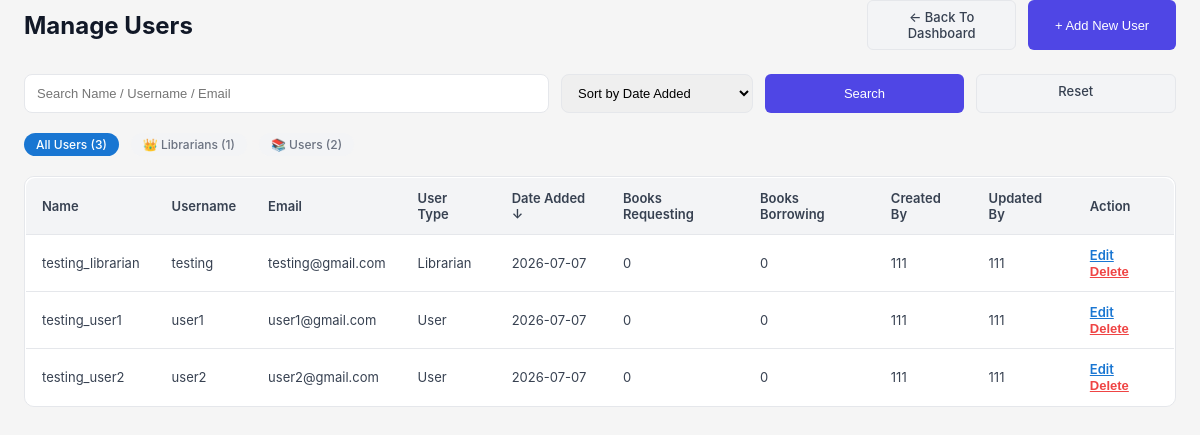
Page /manage_user.php (signed in) on the committed database.
### tables this page shows
CREATE TABLE IF NOT EXISTS users (
  id                      INT AUTO_INCREMENT PRIMARY KEY,
  name                    VARCHAR(100)  NOT NULL,
  username                VARCHAR(50)   NOT NULL UNIQUE,
  email                   VARCHAR(100)  NOT NULL UNIQUE,
  password                CHAR(40)      NOT NULL,            
  user_type_id            INT           NOT NULL DEFAULT 2,
  member_since            DATE          DEFAULT NULL,
  membership_type_id      INT           NOT NULL DEFAULT 1,
  membership_start_date   DATETIME      DEFAULT NULL,
  membership_end_date     DATE          DEFAULT NULL,
  email_notif             TINYINT(1)    NOT NULL DEFAULT 1,
  last_login              TIMESTAMP     NULL DEFAULT NULL,
  created_at              TIMESTAMP     DEFAULT CURRENT_TIMESTAMP,
  created_by              INT           DEFAULT NULL,
  updated_at              TIMESTAMP     DEFAULT CURRENT_TIMESTAMP ON UPDATE CURRENT_TIMESTAMP,
  updated_by              INT           DEFAULT NULL,
  FOREIGN KEY (user_type_id) REFERENCES user_type(id) ON DELETE RESTRICT,
  FOREIGN KEY (membership_type_id) REFERENCES membership_type(id) ON DELETE RESTRICT,
  FOREIGN KEY (created_by) REFERENCES users(id) ON DELETE SET NULL,
  FOREIGN KEY (updated_by) REFERENCES users(id) ON DELETE SET NULL
);

CREATE TABLE IF NOT EXISTS user_type (
  id   INT AUTO_INCREMENT PRIMARY KEY,
  type VARCHAR(50) NOT NULL UNIQUE
);

### manage_user.php (the view, shortened to what this page needs)
<?php
$conn = new mysqli('localhost', 'root', '', 'lms_db');
$current_user_id = $_SESSION['user_id'] ?? 0;
$user_type_query = $conn->query("SELECT user_type_id FROM users WHERE id = $current_user_id");
$current_user_type = $user_type_query->fetch_assoc()['user_type_id'] ?? 3;
$is_admin = ($current_user_type == 1);
$search = isset($_GET['search']) ? $conn->real_escape_string($_GET['search']) : '';
$sort = isset($_GET['sort']) ? $conn->real_escape_string($_GET['sort']) : 'created_at';
$order = isset($_GET['order']) && strtolower($_GET['order']) === 'desc' ? 'DESC' : 'DESC';
$filter_type = isset($_GET['filter_type']) ? intval($_GET['filter_type']) : '';
if ($is_admin) {
    $where = ["users.user_type_id IN (2,3)"];
} else {
    $where = ["users.user_type_id = 3"];
}
$where_sql = count($where) ? 'WHERE ' . implode(' AND ', $where) : '';
if ($sort == 'created_at') {
    $order = 'DESC';
} elseif ($order != 'ASC' && $order != 'DESC') {
    $order = 'ASC';
}
$select = "SELECT users.*,
    (SELECT COUNT(*) FROM borrow_requests WHERE user_id=users.id AND book_status_id = 1) AS book_requesting,
    (SELECT COUNT(*) FROM borrow_requests WHERE user_id=users.id AND book_status_id = 2) AS book_borrowing,
    u1.username AS created_by_username,
    u2.username AS updated_by_username,
    user_type.type AS user_type
    FROM users
    LEFT JOIN user_type ON users.user_type_id = user_type.id
    LEFT JOIN users u1 ON u1.id = users.created_by
    LEFT JOIN users u2 ON u2.id = users.updated_by
    $where_sql";
if (in_array($sort, ['book_requesting','book_borrowing'])) {
    $select .= " ORDER BY $sort $order";
} elseif ($sort == 'created_at') {
    $select .= " ORDER BY users.created_at $order";
} elseif ($sort == 'created_by') {
    $select .= " ORDER BY u1.username $order";
} elseif ($sort == 'updated_by') {
    $select .= " ORDER BY u2.username $order";
} else {
    $select .= " ORDER BY users.$sort $order";
}
$users = $conn->query($select);
$total_librarians = 0;
$total_users = 0;
if ($is_admin) {
    $lib_count = $conn->query("SELECT COUNT(*) FROM users WHERE user_type_id = 2");
    $total_librarians = $lib_count->fetch_row()[0];
    $user_count = $conn->query("SELECT COUNT(*) FROM users WHERE user_type_id = 3");
    $total_users = $user_count->fetch_row()[0];
}
?>
<!DOCTYPE html>
<html>
<head>
    <link rel="stylesheet" href="style.css">
</head>
<body>
    <div class="main-content">
        <div style="display: flex; justify-content: space-between; align-items: center; margin-bottom: 24px;">
            <h2 style="font-size: 24px; font-weight: 700; color: #111827;">Manage Users</h2>
            <div style="display: flex; gap: 12px;">
                <a href="librarians_main.php" class="btn btn-secondary">← Back To Dashboard</a>
                <button type="button" onclick="document.getElementById('addUserModal').style.display='block'" class="btn btn-primary">+ Add New User</button>
            </div>
        </div>
        <div style="display: flex; flex-wrap: wrap; gap: 12px; margin-bottom: 20px;">
            <form method="get" id="filterForm" style="display: flex; gap: 12px; width: 100%;">
                <input type="text" name="search" id="searchInput" placeholder="Search Name / Username / Email" value="<?php echo htmlspecialchars($search); ?>" style="flex: 3; padding: 10px 12px; border: 1px solid #e5e7eb; border-radius: 8px; font-size: 13px;">
                <select name="sort" id="sortSelect" style="flex: 1; padding: 10px 12px; border: 1px solid #e5e7eb; border-radius: 8px; font-size: 13px;">
                    <option value="created_at" <?php echo $sort == 'created_at' ? 'selected' : ''; ?>>Sort by Date Added</option>
                </select>
                <button type="submit" class="btn btn-primary" style="flex: 1; white-space: nowrap;">Search</button>
                <a href="manage_user.php" class="btn btn-secondary" style="flex: 1; white-space: nowrap; text-align: center;">Reset</a>
            </form>
        </div>
        <?php if ($is_admin): ?>
        <div style="display: flex; gap: 12px; margin-bottom: 20px;">
            <a href="manage_user.php?<?php echo http_build_query(array_merge($_GET, ['filter_type' => ''])) ?>"
               class="filter-badge <?php echo $filter_type === '' ? 'active' : 'inactive'; ?>"
               style="text-decoration: none;">
                All Users (<?php echo $total_librarians + $total_users; ?>)
            </a>
            <a href="manage_user.php?<?php echo http_build_query(array_merge($_GET, ['filter_type' => 2])) ?>"
               class="filter-badge <?php echo $filter_type == 2 ? 'active' : 'inactive'; ?>"
               style="text-decoration: none;">
                👑 Librarians (<?php echo $total_librarians; ?>)
            </a>
            <a href="manage_user.php?<?php echo http_build_query(array_merge($_GET, ['filter_type' => 3])) ?>"
               class="filter-badge <?php echo $filter_type == 3 ? 'active' : 'inactive'; ?>"
               style="text-decoration: none;">
                📚 Users (<?php echo $total_users; ?>)
            </a>
        </div>
        <?php endif; ?>
        <div style="background: #ffffff; border: 1px solid #e5e7eb; border-radius: 10px; overflow: hidden;">
            <?php if ($users && $users->num_rows > 0): ?>
                <table class="user-table">
                    <thead>
                        <tr>
                            <th onclick="sortTable('name')">Name <?php echo $sort == 'name' ? ($order == 'ASC' ? '↑' : '↓') : ''; ?></th>
                            <th onclick="sortTable('username')">Username <?php echo $sort == 'username' ? ($order == 'ASC' ? '↑' : '↓') : ''; ?></th>
                            <th onclick="sortTable('email')">Email <?php echo $sort == 'email' ? ($order == 'ASC' ? '↑' : '↓') : ''; ?></th>
                            <th>User Type</th>
                            <th onclick="sortTable('created_at')">Date Added <?php echo $sort == 'created_at' ? '↓' : ''; ?></th>
                            <th onclick="sortTable('book_requesting')">Books Requesting <?php echo $sort == 'book_requesting' ? ($order == 'ASC' ? '↑' : '↓') : ''; ?></th>
                            <th onclick="sortTable('book_borrowing')">Books Borrowing <?php echo $sort == 'book_borrowing' ? ($order == 'ASC' ? '↑' : '↓') : ''; ?></th>
                            <th onclick="sortTable('created_by')">Created By <?php echo $sort == 'created_by' ? ($order == 'ASC' ? '↑' : '↓') : ''; ?></th>
                            <th onclick="sortTable('updated_by')">Updated By <?php echo $sort == 'updated_by' ? ($order == 'ASC' ? '↑' : '↓') : ''; ?></th>
                            <th>Action</th>
                        </tr>
                    </thead>
                    <tbody>
                        <?php while ($user = $users->fetch_assoc()): ?>
                            <?php if (isset($_GET['edit_id']) && $_GET['edit_id'] == $user['id']): ?>
                                <tr>
                                    <form method="POST" style="display: contents;">
                                        <input type="hidden" name="edit_id" value="<?php echo $user['id']; ?>">
                                        <td><input type="text" name="name" value="<?php echo htmlspecialchars($user['name']); ?>" required style="width: 100%; padding: 8px; border: 1px solid #e5e7eb; border-radius: 6px; font-size: 13px;"></td>
                                        <td><input type="text" name="username" value="<?php echo htmlspecialchars($user['username']); ?>" required style="width: 100%; padding: 8px; border: 1px solid #e5e7eb; border-radius: 6px; font-size: 13px;"></td>
                                        <td><input type="email" name="email" value="<?php echo htmlspecialchars($user['email']); ?>" required style="width: 100%; padding: 8px; border: 1px solid #e5e7eb; border-radius: 6px; font-size: 13px;"></td>
                                        <td>
                                            <?php if ($is_admin): ?>
                                                <select name="user_type_id" required style="width: 100%; padding: 8px; border: 1px solid #e5e7eb; border-radius: 6px; font-size: 13px;">
                                                    <option value="2" <?php echo $user['user_type_id'] == 2 ? 'selected' : ''; ?>>Librarian</option>
                                                    <option value="3" <?php echo $user['user_type_id'] == 3 ? 'selected' : ''; ?>>User</option>
                                                </select>
                                            <?php else: ?>
                                                <input type="text" value="<?php echo $user['user_type']; ?>" disabled style="width: 100%; padding: 8px; border: 1px solid #e5e7eb; border-radius: 6px; font-size: 13px; background: #f3f4f6;">
                                                <input type="hidden" name="user_type_id" value="<?php echo $user['user_type_id']; ?>">
                                            <?php endif; ?>
                                        </td>
                                        <td><?php echo date('Y-m-d', strtotime($user['created_at'])); ?></td>
                                        <td><?php echo $user['book_requesting']; ?></td>
                                        <td><?php echo $user['book_borrowing']; ?></td>
                                        <td><?php echo htmlspecialchars($user['created_by_username'] ?? 'System'); ?></td>
                                        <td><?php echo htmlspecialchars($user['updated_by_username'] ?? 'System'); ?></td>
                                        <td>
                                            <button type="submit" style="background: none; border: none; color: #1976d2; cursor: pointer; text-decoration: underline; font-size: 13px; font-weight: 600; padding: 0; margin-right: 8px;">Save</button>
                                            <a href="manage_user.php" style="color: #1976d2; text-decoration: underline; font-size: 13px; font-weight: 600;">Cancel</a>
                                        </td>
                                    </form>
                                </tr>
                            <?php else: ?>
                                <tr>
                                    <td><?php echo htmlspecialchars($user['name']); ?></td>
                                    <td><?php echo htmlspecialchars($user['username']); ?></td>
                                    <td><?php echo htmlspecialchars($user['email']); ?></td>
                                    <td><?php echo htmlspecialchars($user['user_type']); ?></td>
                                    <td><?php echo date('Y-m-d', strtotime($user['created_at'])); ?></td>
                                    <td><?php echo $user['book_requesting']; ?></td>
                                    <td><?php echo $user['book_borrowing']; ?></td>
                                    <td><?php echo htmlspecialchars($user['created_by_username'] ?? 'System'); ?></td>
                                    <td><?php echo htmlspecialchars($user['updated_by_username'] ?? 'System'); ?></td>
                                    <td>
                                        <a href="manage_user.php?edit_id=<?php echo $user['id']; ?>&<?php echo http_build_query($_GET); ?>" style="color: #1976d2; text-decoration: underline; font-size: 13px; font-weight: 600; margin-right: 8px;">Edit</a>
                                        <form method="get" action="" style="display: inline;" onsubmit="return confirm('Are you sure you want to delete this user?');">
                                            <button type="submit" style="background: none; border: none; color: #ef4444; cursor: pointer; text-decoration: underline; font-size: 13px; font-weight: 600; padding: 0;">Delete</button>
                                        </form>
                                     </td>
                                </tr>
                            <?php endif; ?>
                        <?php endwhile; ?>
                    </tbody>
                </table>
            <?php else: ?>
                <p style="color: #6b7280; text-align: center; padding: 40px;">No users found.</p>
            <?php endif; ?>
        </div>
    </div>
</body>
</html>

### style.css (style rules this page uses)
* { margin: 0; padding: 0; box-sizing: border-box; }
body { font-family: -apple-system, BlinkMacSystemFont, 'Segoe UI', Roboto, sans-serif; background-color: #f5f5f5; color: #1a1a1a; font-size: 14px; min-height: 100vh; }
a { text-decoration: none; color: inherit; }
.main-content { padding: 0 24px 40px 24px; }
.btn { display: inline-block; padding: 9px 16px; border-radius: 8px; font-size: 13px; font-weight: 600; cursor: pointer; border: none; transition: all 0.15s; text-align: center; width: 100%; }
.btn-primary { background: #111827; color: #ffffff; }
.btn { display: inline-flex; align-items: center; justify-content: center; gap: 8px; border-radius: 8px; padding: 10px 16px; font-size: 13px; font-weight: 600; border: none; cursor: pointer; text-decoration: none; }
.btn-secondary { background: #f3f4f6; color: #111827; border: 1px solid #e5e7eb; }
.table-card table, .borrow-table, .return-table, .user-table, .report-table, .data-table { width: 100%; border-collapse: collapse; }
.table-card th, .borrow-table th, .return-table th, .user-table th, .report-table th, .data-table th { background: #f3f4f6; border-bottom: 1px solid #e5e7eb; padding: 12px 16px; text-align: left; font-size: 13px; font-weight: 600; color: #374151; }
.table-card td, .borrow-table td, .return_table td, .user-table td, .report-table td, .data-table td { border-bottom: 1px solid #e5e7eb; padding: 12px 16px; font-size: 13px; color: #374151; }
.table-card tr:last-child td, .borrow-table tr:last-child td, .return-table tr:last-child td, .user-table tr:last-child td, .report-table tr:last-child td, .data-table tr:last-child td { border-bottom: none; }
.filter-badge { display: inline-block; padding: 4px 12px; border-radius: 20px; font-size: 12px; font-weight: 500; text-decoration: none; }
.filter-badge.active { background: #1976d2; color: #ffffff; }
.filter-badge.inactive { background: #f3f4f6; color: #6b7280; }

### manage_user.php (style rules this page uses)
.user-table { width: 100%; border-collapse: collapse; background: #ffffff; border: 1px solid #e5e7eb; border-radius: 10px; overflow: hidden; }
.user-table th { background: #f3f4f6; border-bottom: 1px solid #e5e7eb; padding: 12px 16px; text-align: left; font-size: 13px; font-weight: 600; color: #374151; cursor: pointer; }
.user-table td { border-bottom: 1px solid #e5e7eb; padding: 12px 16px; font-size: 13px; color: #374151; }
.user-table tr:last-child td { border-bottom: none; }
.filter-badge { display: inline-block; padding: 4px 12px; border-radius: 20px; font-size: 12px; font-weight: 500; }
.filter-badge.active { background: #1976d2; color: white; }
.filter-badge.inactive { background: #f3f4f6; color: #6b7280; text-decoration: none; }
.btn { padding: 8px 16px; border-radius: 6px; border: none; cursor: pointer; font-size: 13px; font-weight: 500; text-decoration: none; display: inline-block; }
.btn-primary { background: #4f46e5; color: white; }
.btn-secondary { background: #f3f4f6; color: #374151; border: 1px solid #e5e7eb; }

### rows in the picture
users: name "testing_librarian", username "testing", email "testing@gmail.com", user_type.type "Librarian", created_at "2026-07-07", book_requesting "0", book_borrowing "0", created_by.username "111"
users: name "testing_user1", username "user1", email "user1@gmail.com", user_type.type "User", created_at "2026-07-07", book_requesting "0", book_borrowing "0", created_by.username "111"
users: name "testing_user2", username "user2", email "user2@gmail.com", user_type.type "User", created_at "2026-07-07", book_requesting "0", book_borrowing "0", created_by.username "111"

### other values in the picture
$total_librarians + $total_users "3"
$total_librarians "1"
$total_users "2"
